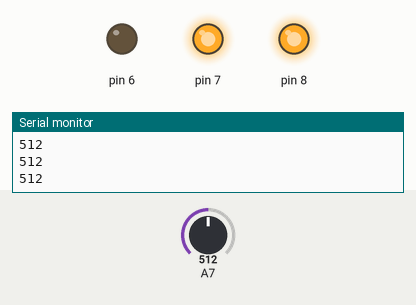
Recording of a sketch running on a simulated Arduino Nano, built with avr-gcc and run on an emulated ATmega328P. Shown: output pins drawn as LEDs (lit = HIGH), the last lines printed to the serial monitor. The inputs (shaded band) are chosen by the test bench; at power-on: A7 = 512.

Above: at 1.2 s.
1.3 s: A7 set to 446
2.8 s: A7 set to 431
At 3.2 s:
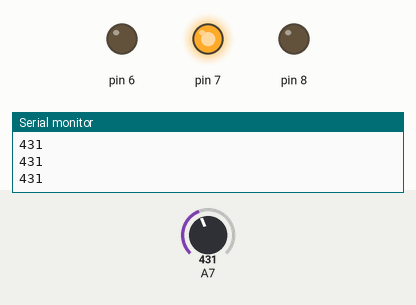
4.3 s: A7 set to 301
5.8 s: A7 set to 279
At 6.7 s:
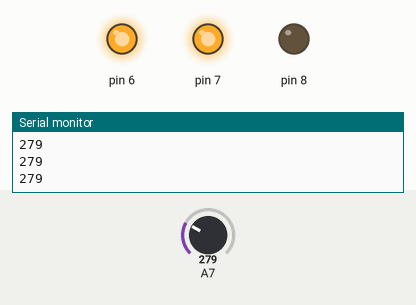
7.3 s: A7 set to 157
8.8 s: A7 set to 136
At 10.2 s:
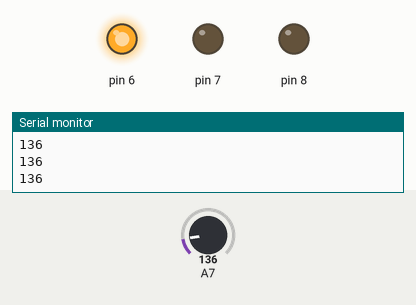
Timing chart, 0 to 11.3 s (numbered marks = the images above; inputs shaded):
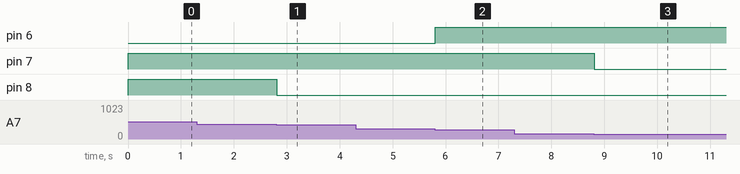

The sketch:

ex25_63010467.ino
```cpp
void setup() {
  pinMode(6,OUTPUT);
  pinMode(7,OUTPUT);
  pinMode(8,OUTPUT);
  Serial.begin(9600);
}

void loop() {
  int f = analogRead(A7);
  Serial.println(f);

  if(f>0 && f<=146)
  {
    digitalWrite(6,1);
    digitalWrite(7,0);
    digitalWrite(8,0);
  }

  if(f>147 && f<=292)
  {
    digitalWrite(6,1);
    digitalWrite(7,1);
    digitalWrite(8,0);
  }

  if(f>293 && f<=438)
  {
    digitalWrite(6,0);
    digitalWrite(7,1);
    digitalWrite(8,0);
  }

  if(f>439 && f<=584)
  {
    digitalWrite(6,0);
    digitalWrite(7,1);
    digitalWrite(8,1);
  }

  if(f>585 && f<=730)
  {
    digitalWrite(6,0);
    digitalWrite(7,0);
    digitalWrite(8,1);
  }

  if(f>731 && f<=876)
  {
    digitalWrite(6,1);
    digitalWrite(7,0);
    digitalWrite(8,1);
  }

  if(f>877 && f<=1023)
  {
    digitalWrite(6,1);
    digitalWrite(7,1);
    digitalWrite(8,1);
  }

}
```

Measured:
- the behaviour switches between 439 and 438 on A7 (found by bisection; images 0 and 1)
- the behaviour switches between 293 and 292 on A7 (found by bisection; images 1 and 2)
- the behaviour switches between 147 and 146 on A7 (found by bisection; images 2 and 3)
- after the input at 2.8 s, pin 8: HIGH → LOW at once
- after the input at 5.8 s, pin 6: LOW → HIGH at once
- after the input at 8.8 s, pin 7: HIGH → LOW at once
